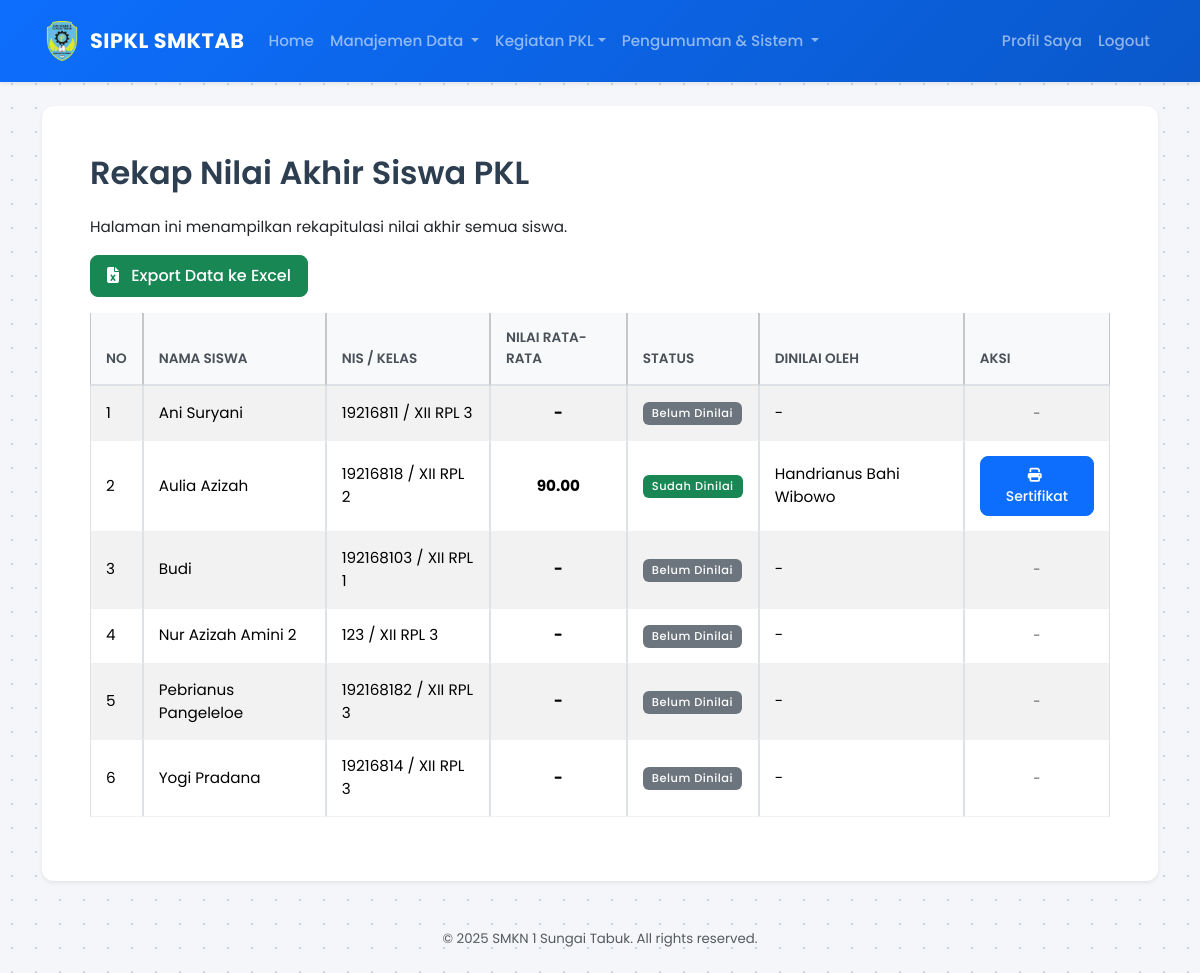
The app's page /index.php?page=admin/rekap_nilai (signed in), older data.
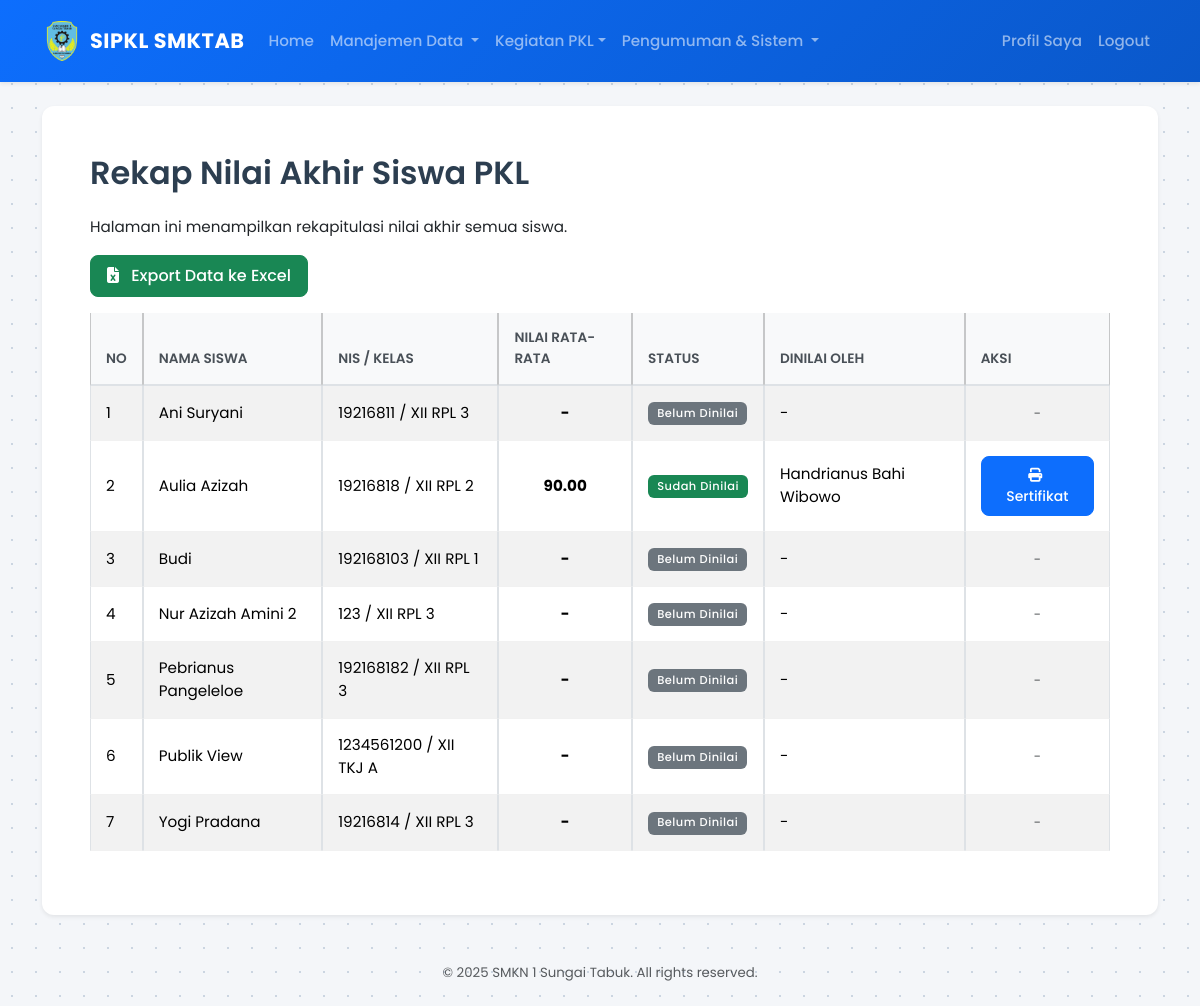
The same page, newer data.
### tables this page shows
CREATE TABLE `siswa` (
  `id_siswa` int(11) NOT NULL,
  `nis` varchar(20) NOT NULL,
  `nama_lengkap` varchar(100) NOT NULL,
  `jurusan` varchar(50) DEFAULT NULL,
  `kelas` varchar(10) DEFAULT NULL,
  `id_perusahaan` int(11) DEFAULT NULL,
  `id_pembimbing` int(11) DEFAULT NULL
);

CREATE TABLE `penilaian` (
  `id_penilaian` int(11) NOT NULL,
  `id_siswa` int(11) NOT NULL,
  `id_pembimbing` int(11) DEFAULT NULL,
  `aspek_disiplin` int(11) DEFAULT 0,
  `aspek_kompetensi` int(11) DEFAULT 0,
  `aspek_kerjasama` int(11) DEFAULT 0,
  `aspek_inisiatif` int(11) DEFAULT 0,
  `catatan_penilaian` text DEFAULT NULL,
  `tanggal_penilaian` timestamp NOT NULL DEFAULT current_timestamp(),
  `no_sertifikat` int(11) DEFAULT NULL
);

CREATE TABLE `pembimbing` (
  `id_pembimbing` int(11) NOT NULL,
  `nip` varchar(30) DEFAULT NULL,
  `nama_guru` varchar(100) NOT NULL,
  `no_telp` varchar(20) DEFAULT NULL
);

### pages/admin/rekap_nilai.php (the view, shortened to what this page needs)
<?php
try {
    $sql = "SELECT
                siswa.id_siswa,
                siswa.nama_lengkap,
                siswa.nis,
                siswa.kelas,
                penilaian.aspek_disiplin,
                penilaian.aspek_kompetensi,
                penilaian.aspek_kerjasama,
                penilaian.aspek_inisiatif,
                pembimbing.nama_guru AS penilai
            FROM
                siswa
            LEFT JOIN
                penilaian ON siswa.id_siswa = penilaian.id_siswa
            LEFT JOIN
                pembimbing ON penilaian.id_pembimbing = pembimbing.id_pembimbing
            ORDER BY
                siswa.nama_lengkap ASC";
    $stmt = $pdo->query($sql);
    $siswa_list = $stmt->fetchAll(PDO::FETCH_ASSOC);
} catch (PDOException $e) {
    echo "<div class='alert alert-danger' role='alert'>Error: " . $e->getMessage() . "</div>";
}
?>
<h2 class="mb-4">Rekap Nilai Akhir Siswa PKL</h2>
<p class="mb-3">Halaman ini menampilkan rekapitulasi nilai akhir semua siswa.</p>
<a href="pages/admin/export_nilai_excel.php" target="_blank" class="btn btn-success mb-3">
    <i class="fas fa-file-excel me-2"></i> Export Data ke Excel
</a>
<div class="table-responsive">
    <table class="table table-striped table-hover table-bordered datatable">
        <thead class="table-light">
            <tr>
                <th>No</th>
                <th>Nama Siswa</th>
                <th>NIS / Kelas</th>
                <th>Nilai Rata-Rata</th>
                <th>Status</th>
                <th>Dinilai Oleh</th>
                <th style="min-width: 100px;">Aksi</th>
            </tr>
        </thead>
        <tbody>
            <?php $no = 1; ?>
            <?php foreach ($siswa_list as $siswa): ?>
                <tr>
                    <td class="text-start"><?php echo $no++; ?></td>
                    <td class="text-start"><?php echo htmlspecialchars($siswa['nama_lengkap']); ?></td>
                    <td class="text-start"><?php echo htmlspecialchars($siswa['nis']); ?> / <?php echo htmlspecialchars($siswa['kelas']); ?></td>
                    <?php
                    $status_penilaian = isset($siswa['aspek_disiplin']);
                    if ($status_penilaian) {
                        $total_nilai = $siswa['aspek_disiplin'] + $siswa['aspek_kompetensi'] + $siswa['aspek_kerjasama'] + $siswa['aspek_inisiatif'];
                        $rata_rata = $total_nilai / 4;
                        $display_nilai = number_format($rata_rata, 2);
                        $display_status = '<span class="badge bg-success">Sudah Dinilai</span>';
                        $display_penilai = htmlspecialchars(isset($siswa['penilai']) ? $siswa['penilai'] : 'N/A');
                    } else {
                        $display_nilai = '-';
                        $display_status = '<span class="badge bg-secondary">Belum Dinilai</span>';
                        $display_penilai = '-';
                    }
                    ?>
                    <td class="text-center" style="font-weight: bold;"><?php echo $display_nilai; ?></td>
                    <td class="text-start"><?php echo $display_status; ?></td>
                    <td class="text-start"><?php echo $display_penilai; ?></td>
                    <td class="text-center">
                        <?php if ($status_penilaian): ?>
                            <a href="cetak_nilai.php?id_siswa=<?php echo $siswa['id_siswa']; ?>" target="_blank" class="btn btn-sm btn-primary" title="Cetak Sertifikat">
                                <i class="fas fa-print me-1"></i> Sertifikat
                            </a>
                        <?php else: ?>
                            <span class="text-muted small">-</span>
                        <?php endif; ?>
                    </td>
                </tr>
            <?php endforeach; ?>
        </tbody>
    </table>
</div>

Row changes from the older to the newer data that the page shows:
added siswa: nama_lengkap "Publik View", nis "1234561200", kelas "XII TKJ A", display_nilai "-", shows "Belum Dinilai", display_penilai "-"
